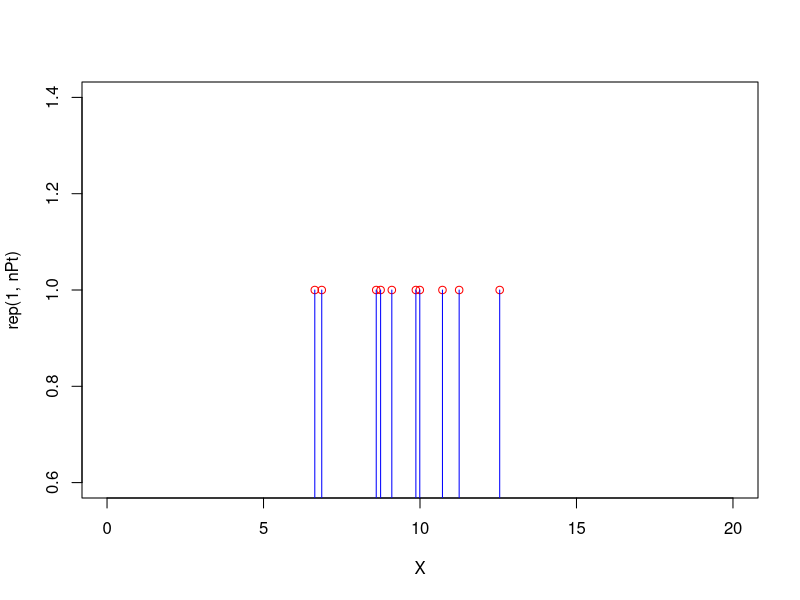
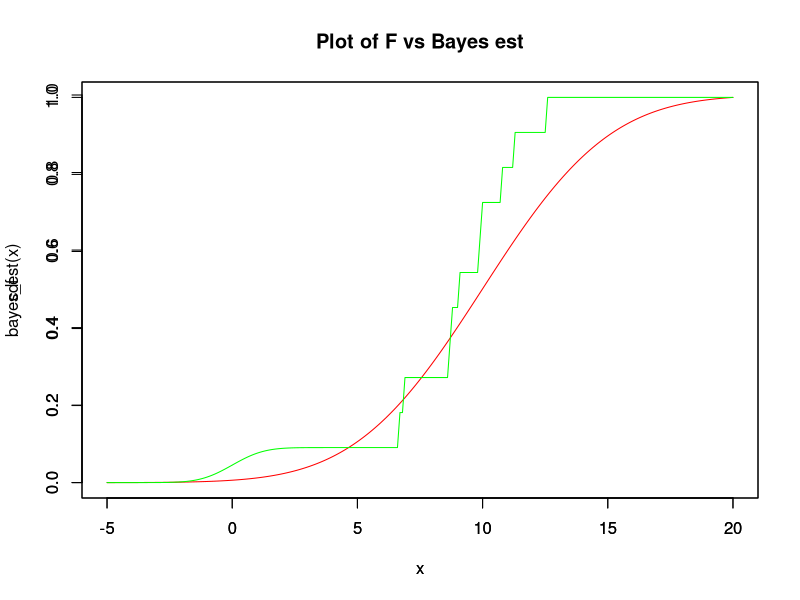
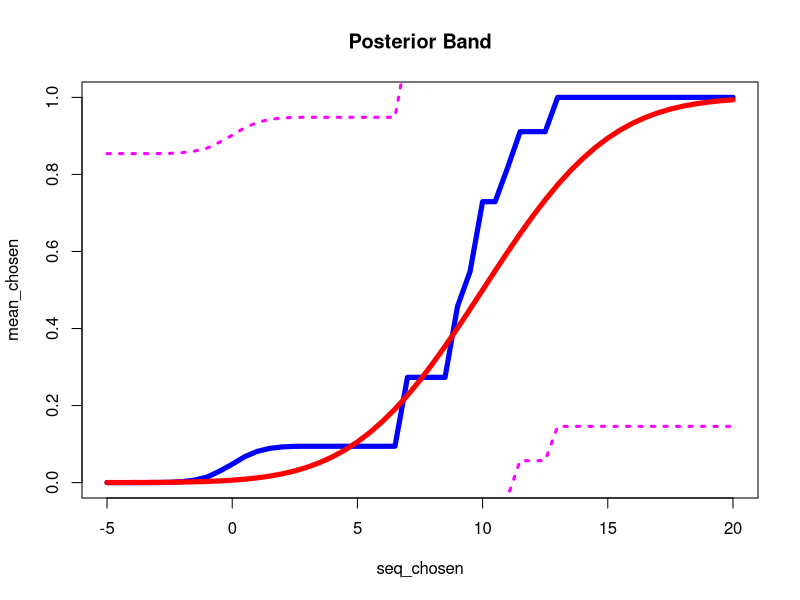

Generate these figures, in order, with R:
mu=10
sig=4
nPt=10
X = rnorm(nPt,mean=mu,sd=sqrt(4))
alpha=1


png('1c_1.png')
plot(X,rep(1,nPt),type="p",col="red",xlim=c(0,20))
lines(X,rep(1,nPt),type='h',col="blue")
dev.off()

Fn <- ecdf(X) # The emperical cdf function
F0 <- (function(x){pnorm(x,mean=0,sd=1)})
F <- (function(x){pnorm(x,mean=mu,sd=sig)})

create_bayes_est <- function(alpha,n,F0,Fn) {
	
	return(function(x){n/(alpha+n)*Fn(x) + alpha/(alpha+n)*F0(x)})
}
bayes_est <- create_bayes_est(alpha=alpha,n=nPt,F0=F0,Fn=Fn)

# Plot F vs Bayes estimator
png('1c_2.png')
x <- seq(-5,20,by=0.1)
plot(x,F(x),col="red",main="Plot of F vs Bayes est",ylab="cdf",type="l")
par(new=T)
plot(x,bayes_est(x),col="green",type="l")
dev.off()
#par(new=T)

#Draw 1000 random distribution functions from posterior

sample_post <- function(size) {
	samp <- rep(1,size)
	alpha = 1
	for(i in 1:size) {
		toss <- rbinom(1,1,alpha/(alpha+nPt))
		samp[i] <- toss*rnorm(1) + (1-toss)*sample(knots(Fn),1)
	}
	return(samp)
}

nFunc <- 1000
nPoints <- 100
alpha=alpha + nPt
S <- matrix(rep(0,nFunc*nPoints),nFunc)
W <- matrix(rep(0,nFunc*nPoints),nFunc)
S_s <- matrix(rep(0,nFunc*nPoints),nFunc)
W_cdf <- matrix(rep(0,nFunc*nPoints),nFunc)
png("1c_3.png")


for(ff in 1:nFunc) {
	s <- sample_post(nPoints)
	# Get nPoints points from estimator
	w <- rep(0,nPoints)
	b <- rbeta(nPoints,1,alpha)
	wsum <- 0
	for(i in 1:nPoints) {
		w[i] <- (1-wsum)*b[i]
		wsum <- wsum + w[i]
	}
	S[ff,] <- s
	W[ff,] <- w
	s_ <- sort(s,index.return=TRUE)
	w_sorted <- w[s_$ix]
	s_sorted <- s_$x
	w_cdf <- w_sorted
	for(i in 2:nPoints) {
		w_cdf[i] <- w_cdf[i] + w_cdf[i-1]
	}
	W_cdf[ff,] <- w_cdf
	S_s[ff,] <- s_sorted
	#plot(c(s_sorted[1]-3,s_sorted,s_sorted[length(s_sorted)]+3),c(0,w_cdf,1),type = "s",xaxt="n", xlab = "x", ylab = "F(x)", main = "Cumulative distribution function",col="blue",yaxt="n")
	#par(new=T)
}

# Returns cdf of sample distribution
pdraw <- function(w_cdf,s_s,x) {
	if(x<s_s[1]) {
		return(0)
	}
	if(x >= s_s[length(s_s)]) {
		return(1)
	}
	
	for(i in 1:length(s_s)-1) {
		if(x>=s_s[i] && x<s_s[i+1]){
			return(w_cdf[i])
		}
	}
}

# cdf of some chosen points
seq_chosen <- seq(-5,20,by=0.5)
cdf_chosen <- matrix(rep(0,nFunc*length(seq_chosen)),nFunc)
 
for(ff in 1:nFunc) {
	w_cdf <- W_cdf[ff,]
	s_s <- S_s[ff,]
	for(i in 1:length(seq_chosen)) {
		x <- seq_chosen[i]	
		cdf_chosen[ff,i] <- pdraw(w_cdf,s_s,x)
	}
}


# Plot the mean distribution
mean_chosen <- colMeans(cdf_chosen)
sd_chosen <- sd(cdf_chosen)
interval <- sd_chosen*qnorm(0.975)
plot(seq_chosen,mean_chosen,type="l",col="blue",lwd=5,main="Posterior Band")
lines(seq_chosen,mean_chosen-interval,type="l",lty=3,col="magenta",lwd=3)
#par(new=T)
lines(seq_chosen,mean_chosen+interval,type="l",lty=3,col="magenta",lwd=3)


#x <- seq(-5,20,by=0.1)
# Plot the true distribution
lines(seq_chosen,F(seq_chosen),type="l",col="red",lwd=5)
dev.off()





